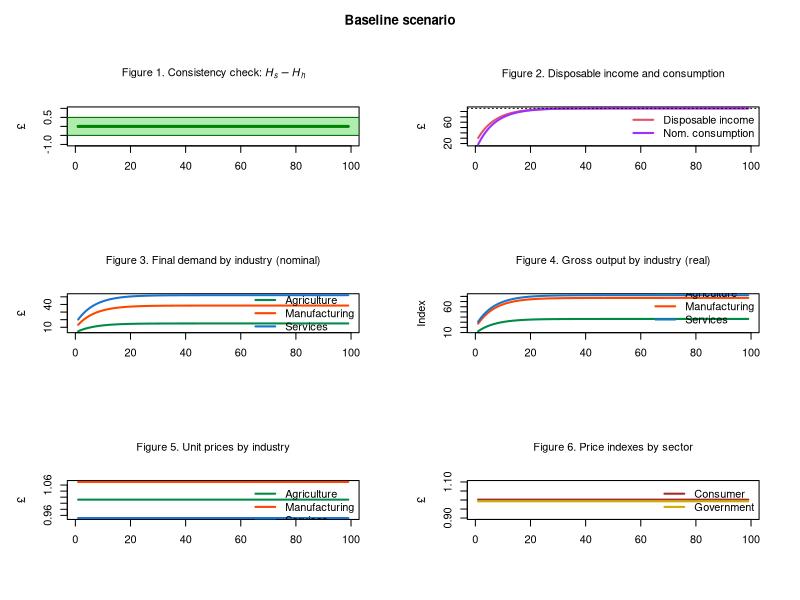
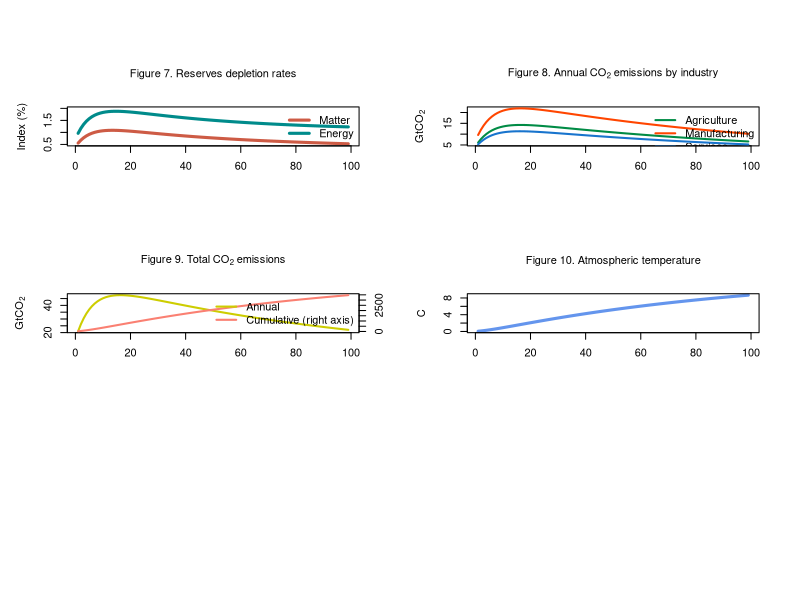

Here is the R script that generated these plots, in order:
# ECO-3IO-SFC MODEL (BASED ON MODEL PC + 3-INDUSTRY IO TABLES + ECOSYSTEM)
# Created by Marco Veronese Passarella
# Last revision: 6 August 2025

# PREPARE THE ENVIRONMENT ####

# Clear Environment
rm(list=ls(all=TRUE))

# Clear Plots
if(!is.null(dev.list())) dev.off()

# Clear Console
cat("\014")

# Set directory/folder
#setwd("C:/Users/...")

# set number of periods
nPeriods = 100

# Set number of scenarios
nScenarios = 2 

# Set number of industries
nIndustries = 3

# Define number of iterations
nIterations <- 100

# SET THE COEFFICIENTS (EXOGENOUS VARIABLES AND PARAMETERS) ####

alpha10 <- 0.8 #Autonomous component of propensity to consume out of income
alpha11 <- 8 #Interest rate elasticity of propensity to consume out of income (minus sign)
alpha2 <- 0.4 #Propensity to consume out of wealth
w <- 0.4 #Uniform wage rate
mu <- 0.875 #Uniform mark-up
pr1 <- 3.5 #Labour productivity in industry 1
pr2 <- 5 #Labour productivity in industry 2
pr3 <- 2.2 #Labour productivity in industry 3
lambda0 <- 0.635 #Autonomous share of bills
lambda1 <- 5 #Elasticity of bills demand to interest rate
lambda2 <- 0.01 #Elasticity of bills demand to yd/v
theta <- 0.2 #Tax rate on income
r_bar <- matrix(data=0.025,nrow=nScenarios,ncol=nPeriods) #Interest rate as policy instrument
beta1_c_bar <- 0.15 #Household consumption share of product 1
beta2_c_bar <- 0.35 #Household consumption share of product 2
beta3_c_bar <- 0.50 #Household consumption share of product 3
beta1_g_bar <- 0.10 #Government consumption share of product 1
beta2_g_bar <- 0.30 #Government consumption share of product 2
beta3_g_bar <- 0.60 #Government consumption share of product 3
a11 <- 0.11 #Quantity of product 1 necessary to produce one unit of product 1
a12 <- 0.12 #Quantity of product 1 necessary to produce one unit of product 2
a13 <- 0.10 #Quantity of product 1 necessary to produce one unit of product 3
a21 <- 0.21 #Quantity of product 2 necessary to produce one unit of product 1
a22 <- 0.22 #Quantity of product 2 necessary to produce one unit of product 2
a23 <- 0.20 #Quantity of product 2 necessary to produce one unit of product 3
a31 <- 0.15 #Quantity of product 3 necessary to produce one unit of product 1
a32 <- 0.18 #Quantity of product 3 necessary to produce one unit of product 2
a33 <- 0.10 #Quantity of product 3 necessary to produce one unit of product 3

# CREATE VARIABLES AND ATTRIBUTE INITIAL VALUES ####

# Use 'array' function to create 3-dimension variables
x <- array(data=0,dim=c(nScenarios,nPeriods,nIndustries)) #Gross output by industry (real)
d <- array(data=0,dim=c(nScenarios,nPeriods,nIndustries)) #Demand by industry (real)
beta_c <- array(data=0,dim=c(nScenarios,nPeriods,nIndustries)) #Real consumption composition
beta_g <- array(data=0,dim=c(nScenarios,nPeriods,nIndustries)) #Real government expenditure composition
p <- array(data=1,dim=c(nScenarios,nPeriods,nIndustries)) #Unit prices

# Create matrix of coefficients
A <- matrix(data=0,nrow=nIndustries,ncol=nIndustries) #2D matrix of technical coefficients
I <- diag(x=1, nrow=nIndustries, ncol=nIndustries) #2D diagonal matrix
A4 <- array(data=0,dim=c(nScenarios,nPeriods,nIndustries,nIndustries)) #4D matrix of technical coefficients

# Other 2-dimension variables
alpha1 <- matrix(data=alpha10-alpha11*r_bar,nrow=nScenarios,ncol=nPeriods) #Propensity to consume out of income
b_cb <- matrix(data=0,nrow=nScenarios,ncol=nPeriods) #Government bills held by Central Bank
b_h <- matrix(data=0,nrow=nScenarios,ncol=nPeriods) #Government bills held by households
b_s <- matrix(data=0,nrow=nScenarios,ncol=nPeriods) #Government bills supplied by government
h_h <- matrix(data=0,nrow=nScenarios,ncol=nPeriods) #Cash money held by households
h_s <- matrix(data=0,nrow=nScenarios,ncol=nPeriods) #Cash money supplied by central bank
r <- matrix(data=r_bar,nrow=nScenarios,ncol=nPeriods) #Interest rate on government bills
t <- matrix(data=0,nrow=nScenarios,ncol=nPeriods) #Taxes
v <- matrix(data=0,nrow=nScenarios,ncol=nPeriods) #Households wealth
yd <- matrix(data=0,nrow=nScenarios,ncol=nPeriods) #Disposable income of households
cons <- matrix(data=0,nrow=nScenarios,ncol=nPeriods) #Consumption (real)
g <- matrix(data=20,nrow=nScenarios,ncol=nPeriods) #Government expenditure (real)
y <- matrix(data=0,nrow=nScenarios,ncol=nPeriods) #Value of net output (GDP)
p_c <- matrix(data=1,nrow=nScenarios,ncol=nPeriods) #Average price for the consumers
p_g <- matrix(data=1,nrow=nScenarios,ncol=nPeriods) #Average price for the government
infl <- matrix(data=1,nrow=nScenarios,ncol=nPeriods) #Inflation tax (see Godley and Lavoie, 9.2.4 and 9.3.1)

# Ecosystem variables and coefficients ####

# Variables
x_mat <- matrix(data=0,nrow=nScenarios,ncol=nPeriods) #Production of material goods 
mat <- matrix(data=0,nrow=nScenarios,ncol=nPeriods) #Extracted matter  
rec <- matrix(data=0,nrow=nScenarios,ncol=nPeriods) #Recycled socio-economic stock  
dis <- matrix(data=0,nrow=nScenarios,ncol=nPeriods) #Discarded socioeconomic stock            
kh <- matrix(data=0,nrow=nScenarios,ncol=nPeriods) #Socio-economic stock       
en <- matrix(data=0,nrow=nScenarios,ncol=nPeriods) #Total energy required for production
ren <- matrix(data=0,nrow=nScenarios,ncol=nPeriods) #Renewable energy
nen <- matrix(data=0,nrow=nScenarios,ncol=nPeriods) #Non-renewable energy                         
co2_cum <- matrix(data=0,nrow=nScenarios,ncol=nPeriods) #Cumulative emissions
wa <- matrix(data=0,nrow=nScenarios,ncol=nPeriods) #Waste by industry
temp <- matrix(data=0,nrow=nScenarios,ncol=nPeriods) #Atmospheric temperature 
k_m <- matrix(data=6000,nrow=nScenarios,ncol=nPeriods) #Matter reserves
conv_m <- matrix(data=0,nrow=nScenarios,ncol=nPeriods) #Conversion of matter resources into reserves
res_m <- matrix(data=388889,nrow=nScenarios,ncol=nPeriods) #Matter resources
k_e <- matrix(data=37000,nrow=nScenarios,ncol=nPeriods) #Energy reserves
conv_e <- matrix(data=0,nrow=nScenarios,ncol=nPeriods) #Conversion of energy resources into reserves
res_e <- matrix(data=542000,nrow=nScenarios,ncol=nPeriods) #Energy resources
dc <- array(data=0,dim=c(nScenarios,nPeriods,nIndustries)) #Stock of durable goods by industry/product
emis <- matrix(data=0,nrow=nScenarios,ncol=nPeriods) #Annual emissions by industry
cen <- matrix(data=0,nrow=nScenarios,ncol=nPeriods) #Carbon mass of energy
o2 <- matrix(data=emis-cen,nrow=nScenarios,ncol=nPeriods) #Mass of oxygen 
beta_e <- matrix(data=0.07,nrow=nScenarios,ncol=nPeriods) #CO2 intensity of non-renewable energy sources
emis_by_ind <- array(data=1,dim=c(nScenarios,nPeriods,nIndustries)) #Annual emissions by industry

# Coefficients
rho_dis <- 0.2 #Recycling rate
g_beta_e <- 0.01 #Declining rate of CO2 intensity of non-renewable energy sources (quite high!)
tcre <- 1.65/1000 #Transient climate response to cumulative carbon emissions
fnc <- 0.34 #Non-CO2 fraction of total anthropocentric forcing
sigma_m <- 0.0005 #Conversion rate of matter resources into reserves
car <- 3.67 #Coefficient converting Gt of carbon into Gt of CO2
sigma_e <- 0.003 #Conversion rate of energy resources into reserves
mu_mat <- matrix(data=c(0.4,0.7,0.3),nrow=nIndustries,ncol=1) #Material intensity coefficients by industry
zeta_dc <- matrix(data=c(0.025,0.035,0.020),nrow=nIndustries,ncol=1) #Percentages of discarded socio-economic stock by industry
eps_en <- matrix(data=c(8,6,3),nrow=nIndustries,ncol=1) #Energy intensity coefficients by industry                                          
eta_en <- matrix(data=c(0.12,0.15,0.18),nrow=nIndustries,ncol=1) #Shares of renewable energy in total energy by industry       
alpha12 <- matrix(data=0,nrow=nScenarios,ncol=nPeriods) #Temperature elasticity of propensity to consume out of income

# RUN THE MODEL ####

# DEFINE THE LOOPS

# Choose scenario
for (j in 1:nScenarios){
  
  # Define time loop
  for (i in 2:nPeriods){
    
    # Define iterations
    for (iterations in 1:nIterations){
      
      # Add alternative scenarios as exogenous shocks
      
      # Shock 1: higher temperature elasticity of propensity to consume out of income
      if (i>=50 && j==2){
          #alpha12[j,i]=alpha12[j,i-1]+0.1 # Option 1: growing over time
          alpha12[j,i]=4 # Option 2: one-off shock
        }
      
      # A) Matrix of technical coefficients ####
      
      # 4D matrix of technical coefficients
      A4[j,i,,]=matrix(c(a11,a12,a13,
                         a21,a22,a23,
                         a31,a32,a33), nrow=3, byrow=TRUE)                  
      
      # 2D matrix of technical coefficients
      A = A4[j,i,,]          
      
      
      # B) Define consumption shares ####
      
      # Household real consumption shares
      beta_c[j,i,1]=beta1_c_bar
      beta_c[j,i,2]=beta2_c_bar
      beta_c[j,i,3]=beta3_c_bar
      
      # Government real consumption shares
      beta_g[j,i,1]=beta1_g_bar
      beta_g[j,i,2]=beta2_g_bar
      beta_g[j,i,3]=beta3_g_bar
      
      
      # C) Input-output structure ####
      
      # Real final demand vector by industry - eq. 14
      d[j,i,] = beta_c[j,i,]*cons[j,i] + beta_g[j,i,]*g[j,i]
      
      # Real gross output by industry  - eq. 15
      x[j,i,] = solve(I-A) %*% d[j,i,]
      
      # Value of net output (GDP)  - eq. 1.A
      y[j,i] = t(p[j,i,]) %*% d[j,i,]
      
      
      # D) Price setting ####
      
      # Set unit prices for each industry - eq. 17
      p[j,i,1] = (w/pr1) + (p[j,i,1]*A[1,1] + p[j,i,2]*A[2,1] + p[j,i,3]*A[3,1])*(1 + mu) 
      p[j,i,2] = (w/pr2) + (p[j,i,1]*A[1,2] + p[j,i,2]*A[2,2] + p[j,i,3]*A[3,2])*(1 + mu) 
      p[j,i,3] = (w/pr3) + (p[j,i,1]*A[1,3] + p[j,i,2]*A[2,3] + p[j,i,3]*A[3,3])*(1 + mu) 
      
      # Average price for the consumers - eq. 18
      p_c[j,i] = t(p[j,i,]) %*% beta_c[j,i,]
      
      # Average price for the government - eq. 19
      p_g[j,i] = t(p[j,i,]) %*% beta_g[j,i,]
      
      
      # E) Households' behaviour ####
      
      # Disposable income - eq. 2
      yd[j,i] = y[j,i] - t[j,i] + r[j,i-1]*b_h[j,i-1]
      
      # Wealth accumulation - eq. 4 
      v[j,i] = v[j,i-1] + (yd[j,i] - p_c[j,i]*cons[j,i])
      
      # Real consumption function with no monetary illusion - eq. 5.A.1 
      cons[j,i] = alpha1[j,i]*((yd[j,i]/p_c[j,i])-infl[j,i]) + alpha2*v[j,i-1]/p_c[j,i]
      
      # Inflation tax for households - eq. 5.A.1
      infl[j,i] = ((p_c[j,i]-p_c[j,i-1])/p_c[j,i-1])*(v[j,i-1]/p_c[j,i])
      
      
      # F) Portfolio equations ####
      
      # Demand for cash money - eq. 6
      h_h[j,i] = v[j,i] - b_h[j,i]
      
      # Demand for government bills - eq. 7
      b_h[j,i] = v[j,i]*(lambda0 + lambda1*r[j,i] - lambda2*(yd[j,i]/v[j,i]))
      
      
      # G) Government ####
      
      # Tax payments - eq. 3 
      t[j,i] = theta*(y[j,i] + r[j,i-1]*b_h[j,i-1])
      
      # Supply of government bills - eq. 8
      b_s[j,i] = b_s[j,i-1] + ( p_g[j,i]*g[j,i] + r[j,i-1]*b_s[j,i-1]) - (t[j,i] + r[j,i-1]*b_cb[j,i-1])
      
      
      # H) Central bank ####
      
      # Supply of cash - eq. 9
      h_s[j,i] = h_s[j,i-1] + b_cb[j,i] - b_cb[j,i-1]
      
      # Government bills held by the central bank - eq. 10
      b_cb[j,i] = b_s[j,i] - b_h[j,i]
      
      # Interest rate as policy instrument - eq. 11
      r[j,i] = r_bar[j,i]
      
      
      # I) Ecosystem ####
      
      # Extraction of matter and waste ####
      
      # Production of material goods 
      x_mat[j,i] = t(mu_mat[,]) %*% x[j,i,]
      
      # Extraction of matter                                       
      mat[j,i] = x_mat[j,i] - rec[j,i]                                             
      
      # Recycled matter (of socioeconomic stock + industrial waste)
      rec[j,i] = rho_dis*dis[j,i]         
      
      # Discarded socioeconomic stock            
      dis[j,i] = t(mu_mat[,]) %*% (zeta_dc[,] * dc[j,i-1,])
      
      # Stock of durable consumption goods                 
      dc[j,i,] = dc[j,i-1,] + beta_c[j,i,]*cons[j,i] - zeta_dc[,] * dc[j,i-1,]    
      
      # Socioeconomic stock
      kh[j,i] = kh[j,i-1] + x_mat[j,i] - dis[j,i]       
      
      # Wasted socio-economic stock
      wa[j,i] = mat[j,i] - (kh[j,i]-kh[j,i-1])                                                                     
      
      
      # Use of energy, emissions and temperature ####
      
      # Energy required for production
      en[j,i] = t(eps_en[,]) %*% x[j,i,]                                          
      
      # Renewable energy at the end of the period
      ren[j,i] = t(eps_en[,]) %*% (eta_en[,]*x[j,i,])                         
      
      # Non-renewable energy
      nen[j,i] = en[j,i] - ren[j,i]                                                
      
      # Annual C02 emissions
      emis[j,i] = beta_e[j,i]*nen[j,i]   
      
      # Auxiliary calculations: annual C02 emissions by industry
      emis_by_ind[j,i,] = eps_en[,] * ((1-eta_en[,]) * x[j,i,]) * beta_e[j,i]
      
      # C02 emission rate
      beta_e[j,i] = beta_e[j,i-1]*(1-g_beta_e)   
      
      # Cumulative emissions
      co2_cum[j,i] = co2_cum[j,i-1] + emis[j,i]
      
      # Atmospheric temperature 
      temp[j,i] = (1/(1-fnc))*tcre*(co2_cum[j,i])
      
      
      # Resources and reserves #### 
      
      # Stock of material reserves
      k_m[j,i] = k_m[j,i-1] + conv_m[j,i] - mat[j,i]                      
      
      # Material resources converted to reserves 
      conv_m[j,i] = sigma_m*res_m[j,i]                                    
      
      # Stock of material resources
      res_m[j,i] = res_m[j,i-1] - conv_m[j,i]                            
      
      # Carbon mass of non-renewable energy 
      cen[j,i] = emis[j,i]/car                                            
      
      # Mass of oxygen 
      o2[j,i] = emis[j,i] - cen[j,i]                                      
      
      # Stock of energy reserves
      k_e[j,i] = k_e[j,i-1] + conv_e[j,i] - en[j,i]                       
      
      # Energy resources converted to reserves 
      conv_e[j,i] = sigma_e*res_e[j,i]                                    
      
      # Stock of energy resources
      res_e[j,i] = res_e[j,i-1] - conv_e[j,i]                             
      
      
      # CLIMATE RELATED IMPACTS ####
      
      # Endogenous propensity to consume out of income - eq. 12.A
      alpha1[j,i] = alpha10 - alpha11*r[j,i-1] - alpha12[j,i] * (temp[j,i] - temp[j,i-1])   
      
    }
  }
}

# DEFINE PLOTTING LAYOUT AND COLOURS ####

# Layout
layout(matrix(c(1:6), 3, 2, byrow = TRUE))
par(mar = c(5.1+1, 4.1+1, 4.1+1, 2.1+1), 
    oma = c(0, 0, 3, 0))  

# Customized colours
mycol1 <- rgb(0, 200, 0, max = 255, alpha = 80)

# Considered time span
tspan <- nPeriods

# CONSISTENCY CHECK (REDUNDANT EQUATION) ####

# Create consistency statement and other info ####
aerror<-0
error<-0
for (j in 1:nScenarios){
  for (i in 2:(nPeriods-1)){
    error <- error + (h_s[j,i]-h_h[j,i])^2}}
aerror <- error/(nPeriods*nPeriods)
if ( aerror<0.01 ){cat(" *********************************** \n Good news! The model is watertight! \n", "Average error =", aerror, "< 0.01 \n", "Cumulative error =", error, "\n ***********************************")} else{
  if ( aerror<1 && aerror<1 ){cat(" *********************************** \n Minor issues with model consistency \n", "Average error =", aerror, "> 0.1 \n", "Cumulative error =", error, "\n ***********************************")}
  else{cat(" ******************************************* \n Warning: the model is not fully consistent! \n", "Average error =", aerror, "> 1 \n", "Cumulative error =", error, "\n *******************************************")} }      
cat("\n Number of industries =", nIndustries)
cat("\n Number of scenarios =", nScenarios)
cat("\n Number of iterations/t =", nIterations)
cat("\n ***********************************")

# Figure 1: redundant equation
plot(h_s[1,2:tspan]-h_h[1,2:tspan], type="l", col="darkgreen",lwd=3,lty=1,font.main=1,cex.main=1,
     main=expression("Figure 1. Consistency check: " * italic(H[phantom("")]["s"]) - italic(H[phantom("")]["h"])),
     cex.axis=1,cex.lab=1,ylab = '\u00A3',
     xlab = '',ylim = range(-1,1))
rect(xleft=-10,xright=tspan*1.1,ybottom=-0.5,ytop=0.5,col=mycol1,border=NA)
abline(h=c(-0.5,0.5),lwd=1,col="darkgreen")

# PLOT RESULTS ####

# Add title
title("Baseline scenario", outer = TRUE)

# Figure 2: disposable income and consumption
plot(yd[1,2:tspan],type="l", col=2, lwd=2, lty=1, font.main=1,cex.main=1,
     main="Figure 2. Disposable income and consumption",
     ylab = '\u00A3',xlab = '',ylim = range(min(cons[1,2:tspan]*p_c[1,2:tspan]),max(yd[1,2:tspan])),
     cex.axis=1,cex.lab=1)
lines(cons[1,2:tspan]*p_c[1,2:tspan],type="l",lwd=2,lty=1,col="purple1")
legend("right",c("Disposable income","Nom. consumption"),  bty = "n",
       cex=1, lty=c(1,1), lwd=c(2,2), col = c(2,"purple1"), box.lty=0)
abline(h=yd[1,nPeriods],col=1,lty=3)

# Figure 3: Final demand by industry 
plot(d[1,2:tspan,1]*p[1,2:tspan,1],type="l",lwd=2,col="springgreen4",
     main="Figure 3. Final demand by industry (nominal)",
     font.main=1,cex.main=1,
     ylab = '£',xlab = '',ylim=range(max(p[1,2:tspan,]*d[1,2:tspan,]),min(p[1,2:tspan,]*d[1,2:tspan,])))
lines(p[1,2:tspan,2]*d[1,2:tspan,2],type="l",lwd=2,col="orangered",lty=1)
lines(p[1,2:tspan,3]*d[1,2:tspan,3],type="l",lwd=2,col="dodgerblue3",lty=1)
legend("right",c("Agriculture","Manufacturing","Services"),  bty = 'n', cex=1, lty=c(1,1,1), lwd=c(2,2,2), col = c("springgreen4","orangered","dodgerblue3"), box.lty=0)

# Figure 4: Gross outputs by industry 
plot(x[1,2:tspan,1],type="l",lwd=2,col="springgreen4",
     main="Figure 4. Gross output by industry (real)",
     font.main=1,cex.main=1,
     ylab = 'Index',xlab = '',ylim=range(min(x[1,2:tspan,]),max(x[1,2:tspan,])))
lines(x[1,2:tspan,2],type="l",lwd=2,col="orangered",lty=1)
lines(x[1,2:tspan,3],type="l",lwd=2,col="dodgerblue3",lty=1)
legend("bottomright",c("Agriculture","Manufacturing","Services"),  bty = 'n', cex=1, lty=c(1,1,1), lwd=c(2,2,2), col = c("springgreen4","orangered","dodgerblue3"), box.lty=0)

# Figure 5: Unit prices by industry 
plot(p[1,2:tspan,1],type="l",lwd=2,col="springgreen4",
     main="Figure 5. Unit prices by industry",
     font.main=1,cex.main=1,
     ylab = '£',xlab = '',ylim=range(min(p[1,2:tspan,]),max(p[1,2:tspan,])))
lines(p[1,2:tspan,2],type="l",lwd=2,col="orangered",lty=1)
lines(p[1,2:tspan,3],type="l",lwd=2,col="dodgerblue3",lty=1)
legend("topright",c("Agriculture","Manufacturing","Services"),  bty = 'n', cex=1, lty=c(1,1,1), lwd=c(2,2,2), col = c("springgreen4","orangered","dodgerblue3"), box.lty=0)

# Figure 6: Price indexes by sector 
plot(p_c[1,2:tspan],type="l",lwd=2,col="brown",
     main="Figure 6. Price indexes by sector",
     font.main=1,cex.main=1,
     ylab = '£',xlab = '',ylim=range(0.9,1.1))
lines(p_g[1,2:tspan],type="l",lwd=2,col="gold3",lty=1)
legend("topright",c("Consumer","Government"),  bty = 'n', cex=1, lty=c(1,1), lwd=c(2,2), col = c("brown","gold3"), box.lty=0)

#Figure 7: reserves depletion rates 
plot(100*(mat[1,2:tspan]/k_m[1,1:(tspan-1)]),type="l",
     col="coral3", lwd=3, lty=1, font.main=1,cex.main=1,
     main="Figure 7. Reserves depletion rates",
     ylab = 'Index (%)',xlab = '',cex.axis=1,cex.lab=1,ylim=range(0.5,2))
lines(100*(en[1,2:tspan]/k_e[1,1:(tspan-1)]),col="cyan4", lwd=3, lty=1)
legend("topright",c("Matter","Energy"),  bty = "n",
       cex=1, lty=c(1,1), lwd=c(3,3), col = c("coral3","cyan4"), box.lty=0)

# Figure 8: Annual CO2 emissions by industry 
plot(emis_by_ind[1,2:tspan,1],type="l",lwd=2,col="springgreen4",
     main=expression("Figure 8. Annual CO"[2]~"emissions by industry"),
     font.main=1,cex.main=1,
     ylab = expression('GtCO'[2]),xlab = '',ylim=range(min(emis_by_ind[1,2:tspan,]),max(emis_by_ind[1,2:tspan,])))
lines(emis_by_ind[1,2:tspan,2],type="l",lwd=2,col="orangered",lty=1)
lines(emis_by_ind[1,2:tspan,3],type="l",lwd=2,col="dodgerblue3",lty=1)
legend("topright",c("Agriculture","Manufacturing","Services"),  bty = 'n', cex=1, lty=c(1,1,1), lwd=c(2,2,2), col = c("springgreen4","orangered","dodgerblue3"), box.lty=0)

#Figure 9: Total emissions
plot(emis[1, 2:tspan], type = "l", col = "yellow3", lwd = 2, lty = 1, font.main = 1, cex.main = 1,
     main = expression("Figure 9. Total CO"[2]~"emissions"),
     ylab = expression('GtCO'[2]), xlab = '', 
     ylim = range(min(emis[1, 2:tspan]), max(emis[1, 2:tspan])),
     cex.axis = 1, cex.lab = 1)
par(new = TRUE)
plot(co2_cum[1, 2:tspan], type = "l", lwd = 2, lty = 1, col = "salmon",
     axes = FALSE, xlab = "", ylab = "", 
     ylim = range(min(co2_cum[1, 2:tspan]), max(co2_cum[1, 2:tspan])))
axis(4)  # Add right y-axis
#mtext("Cumulative Index", side = 4, line = 3, cex=0.8)  # Label for right y-axis
legend("right", c("Annual", "Cumulative (right axis)"), bty = "n",
       cex = 1, lty = c(1, 1), lwd = c(2, 2), col = c("yellow3", "salmon"), box.lty = 0)

#Figure 10: Atmospheric temperature
plot(temp[1,2:tspan],type="l",
     col="cornflowerblue", lwd=3, lty=1, font.main=1,cex.main=1,
     main="Figure 10. Atmospheric temperature",

     ylab = 'C',xlab = '',cex.axis=1,cex.lab=1)




